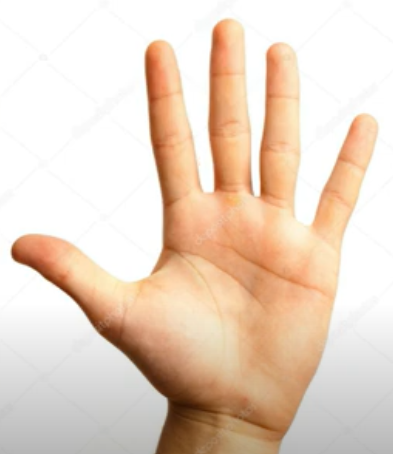
#> input picture IP/hand.png, 393 x 454 px
$ python 32_image_contour_properties.py
#> lines starting #> are read from the running program, lines starting #| are printed output that depends on the picture; after the words box and inside, x2 and y2 are one past the last pixel; in counts of white or black regions, pixels touching at a corner belong together
import cv2
import numpy as np

img = cv2.imread("hand.png")
#> img is the input picture: shape (454, 393, 3); mean B, G, R 195.4, 212.4, 232.5
img = cv2.resize(img,(600,700))
#> img: shape (700, 600, 3)
img1 = cv2.cvtColor(img,cv2.COLOR_BGR2GRAY)
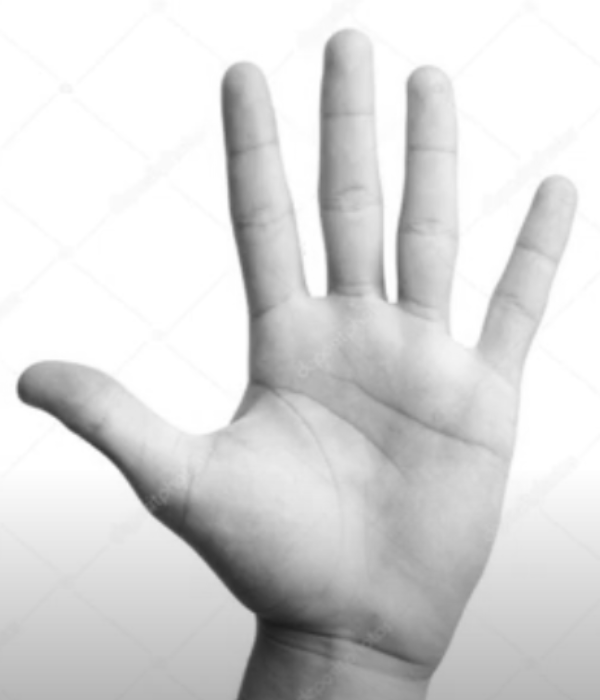
#> img1: shape (700, 600); min 27, max 255, mean 216.4

blur = cv2.medianBlur(img1,11)#remove noise

ret,thresh = cv2.threshold(blur,240,255,cv2.THRESH_BINARY_INV)
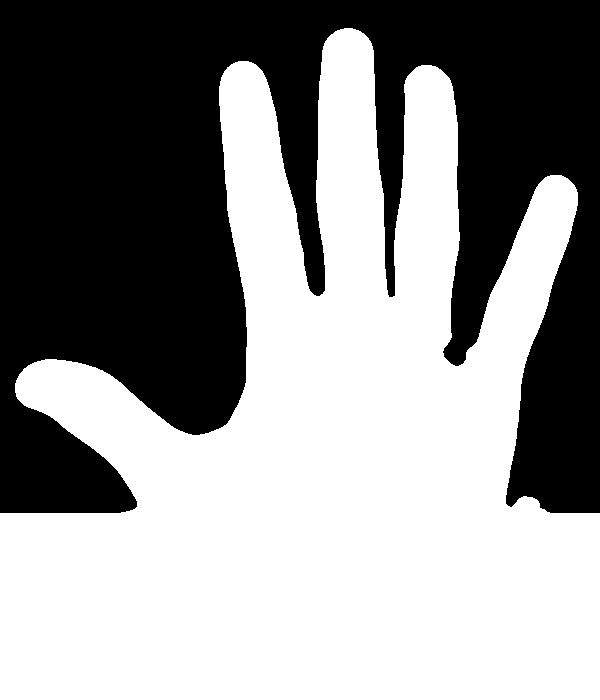
#> thresh: shape (700, 600); 56.7% white; 1 black region, box (x1, y1, x2, y2) and area: (0, 0, 600, 513) 182014
dilata = cv2.dilate(thresh,(1,1),iterations = 6)
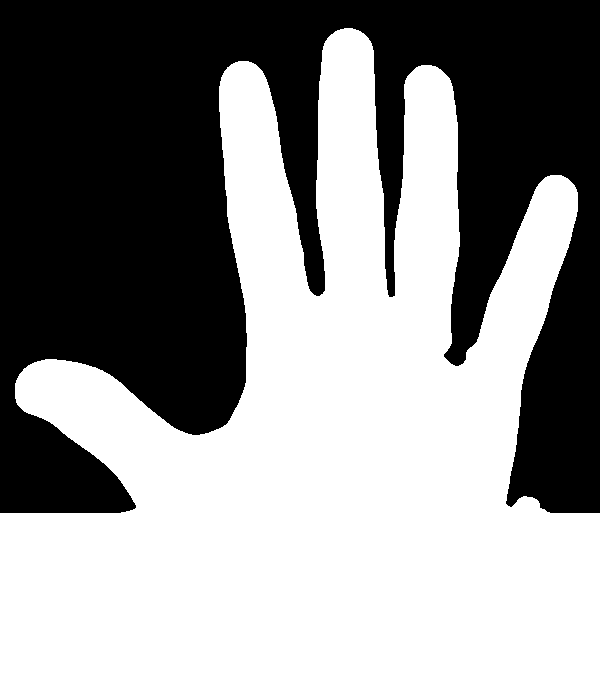
#> dilata: shape (700, 600); 57% white; 1 black region
#findcontour(img,contour_retrival_mode,method)
cnts,hier = cv2.findContours(thresh,cv2.RETR_EXTERNAL,cv2.CHAIN_APPROX_SIMPLE)
#> cnts = 1 contour; box (x1, y1, x2, y2) and area: (0, 28, 600, 700) 236058
#Here cnts is a list of contours. ANd each contour is an array with x, y cordinate
#hier variable called hierarchy and it contain image information.
print("Number of contour==",cnts,"\ntotal contour==",len(cnts))
#> (printed output is left out)
print("Hierarchy==\n",hier)
#| Hierarchy==
#|  [[[-1 -1 -1 -1]]]

# loop over the contours
for c in cnts:
    epsilon = 0.0001*cv2.arcLength(c,True)#it must be less
    data= cv2.approxPolyDP(c,epsilon,True)#min vertex edges determined

    hull = cv2.convexHull(data)


    cv2.drawContours(img, [c], -1, (50, 50, 150), 2)
    cv2.drawContours(img, [hull], -1, (0, 255, 0), 2)
#> this loop made 1 pass
#> epsilon on pass 1: 0.414
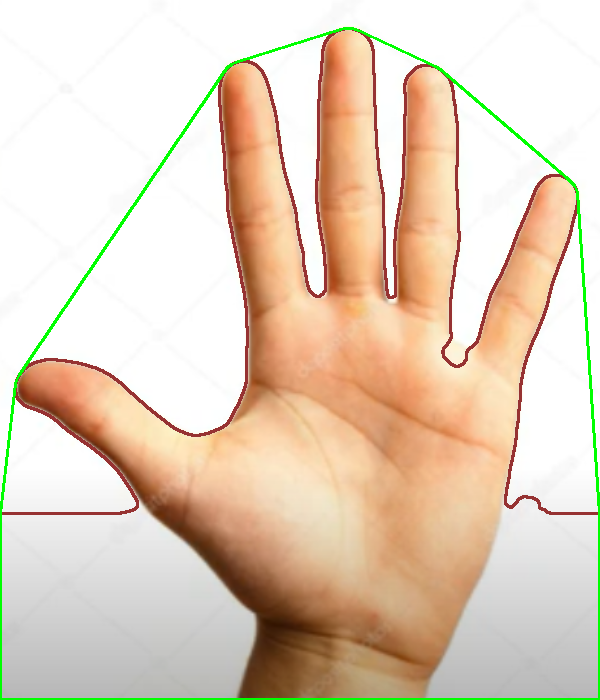
#> img: shape (700, 600, 3); mean B, G, R 188.6, 208.6, 227.1

#find convexity defect
hull2 = cv2.convexHull(cnts[0],returnPoints = False)
#> hull2 = 23 values, max 960 at index 0, min 0 at index 22, mean 476.4
#defect returns an array which contain value  [start_point, end_point, farthest_point, approximate_distance to farthest point ]
defect = cv2.convexityDefects(cnts[0],hull2)
#> defect = 18 rows, first 6: [0, 2, 1, 186], [2, 160, 53, 63609], [160, 162, 161, 162], [162, 166, 163, 114], [166, 168, 167, 154], [168, 170, 169, 154]

for i in range(defect.shape[0]):
    s,e,f,d = defect[i,0]
    print(s,e,f,d)
    start = tuple(c[s][0])
    end = tuple(c[e][0])
    far = tuple(c[f][0])
    #cv2.line(img,start,end,[255,0,0],2)
    cv2.circle(img,far,5,[0,0,255],-1)
#> this loop made 18 passes
#> (s, e, f, d, start, end, far) on passes 1 to 12: (0, 2, 1, 186, (344, 28), (340, 29), (343, 29)), (2, 160, 53, 63609, (340, 29), (238, 61), (319, 296)), (160, 162, 161, 162, (238, 61), (235, 62), (237, 62)), (162, 166, 163, 114, (235, 62), (231, 64), (234, 63)), (166, 168, 167, 154, (231, 64), (227, 67), (228, 67)), (168, 170, 169, 154, (227, 67), (224, 71), (227, 68)), (170, 374, 271, 51200, (224, 71), (19, 374), (228, 422)), (374, 380, 375, 114, (19, 374), (16, 380), (19, 375)), (380, 382, 381, 162, (16, 380), (15, 383), (16, 382)), (382, 469, 459, 34635, (15, 383), (0, 513), (137, 506)), (472, 647, 502, 23833, (599, 513), (577, 192), (505, 503)), (647, 649, 648, 162, (577, 192), (576, 189), (576, 191))
#| 0 2 1 186
#| 2 160 53 63609
#| 160 162 161 162
#| 162 166 163 114
#| 166 168 167 154
#| 168 170 169 154
#| 170 374 271 51200
#| 374 380 375 114
#> (further printed lines are left out)
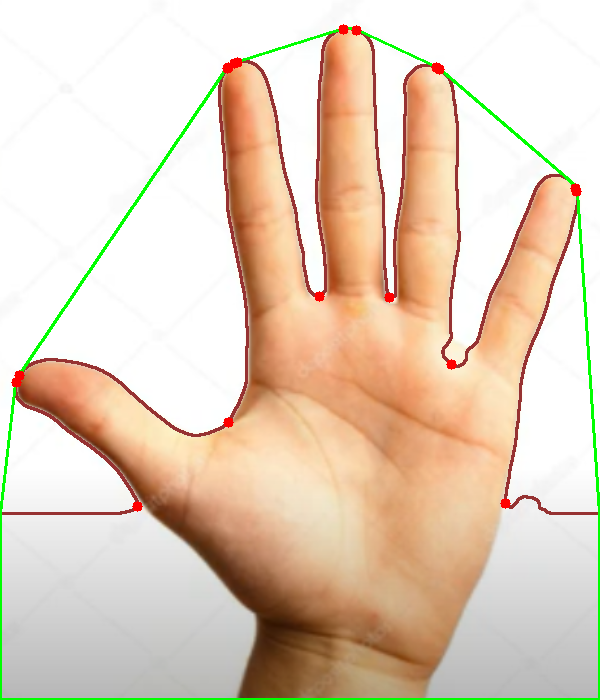
#> img: shape (700, 600, 3); 0.29% of pixels changed, all inside (x1, y1, x2, y2) = (11, 24, 582, 512)


#Extreme Points----
#It means topmost, bottommost, rightmost and leftmost points of the object.

c_max = max(cnts, key=cv2.contourArea)
#> c_max = contour of 961 points, box (x1, y1, x2, y2) (0, 28, 600, 700), area 236058

# determine the most extreme points along the contour
extLeft = tuple(c_max[c_max[:, :, 0].argmin()][0])
#> extLeft = (0, 513)
extRight = tuple(c_max[c_max[:, :, 0].argmax()][0])
#> extRight = (599, 699)
extTop = tuple(c_max[c_max[:, :, 1].argmin()][0])
#> extTop = (344, 28)
extBot = tuple(c_max[c_max[:, :, 1].argmax()][0])
#> extBot = (0, 699)

# draw the outline of the object, then draw each of the
# extreme points, where the left-most is red, right-most
# is green, top-most is blue, and bottom-most is teal

cv2.circle(img, extLeft, 8, (255, 0, 255), -1)  #pink
#> img: shape (700, 600, 3); 0.03% of pixels changed, all inside (x1, y1, x2, y2) = (0, 505, 9, 522)
cv2.circle(img, extRight, 8, (0, 125, 255), -1) #brown
#> img: shape (700, 600, 3); mean B, G, R 188.2, 208, 227.4
cv2.circle(img, extTop, 8, (255, 10, 0), -1)  #blue
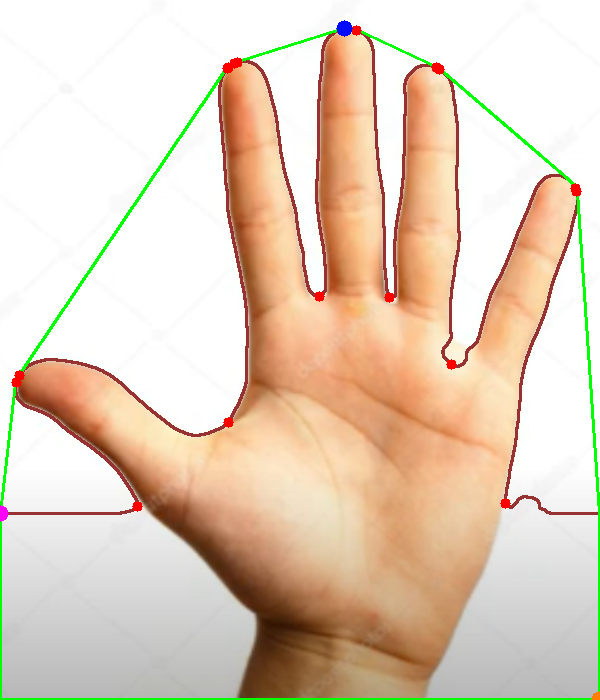
#> img: shape (700, 600, 3); mean B, G, R 188.3, 208, 227.3
cv2.circle(img, extBot, 8, (19, 152, 152), -1) #green
#> img: shape (700, 600, 3); 0.01% of pixels changed, all inside (x1, y1, x2, y2) = (0, 691, 9, 700)


cv2.imshow("original===",img)
cv2.imshow("gray==",img1)
cv2.imshow("thresh==",thresh)
cv2.waitKey(0)
